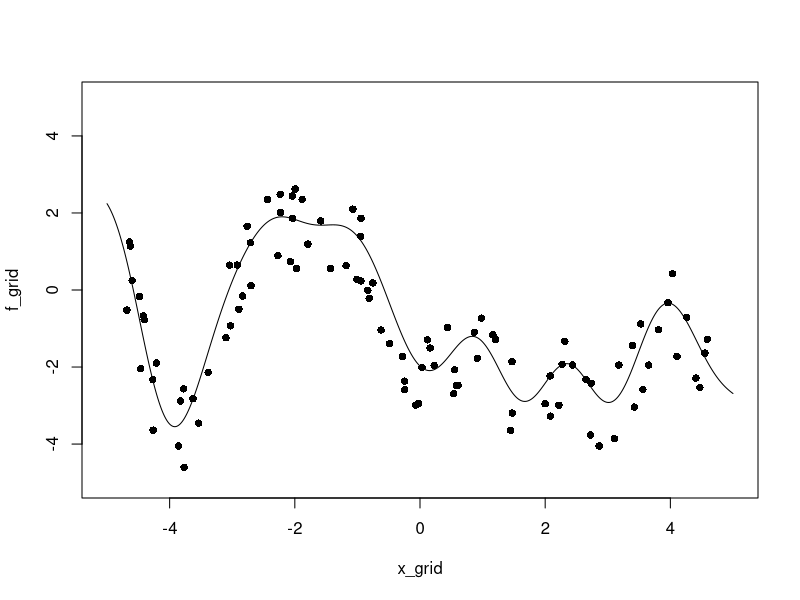

The R source for this figure:
####################################################################
# Generate data using random Fourier features
# Use D = 1000 and just draw from a squared exponential kernel
# omega0, b0 and beta0 are the true data generating parameters
####################################################################

set.seed(129)
D <- 5000
omega0 <- rnorm(n = D, mean = 0, sd = 1.5)
b0 <- 2 * pi * runif(n = D, min = 0, max = 1)
beta0 <- rnorm(n = D, mean = 0, sd = 2*1/sqrt(D))

f0 <- function(x){
  if(length(x) == 1){
    phi <- sqrt(2) * cos(b0 + omega0*x)
    out <- sum(beta0 * phi)
  } else{
    phi_mat <- matrix(nrow = length(x), ncol = D)
    for(d in 1:D){
      phi_mat[,d] <- sqrt(2) * cos(b0[d] + omega0[d] * x)
    }
    out <- phi_mat %*% beta0
  }
  return(out)
}

x_grid <- seq(-5, 5, by = 0.01)
f_grid <- f0(x_grid)

plot(x_grid, f_grid, type = "l", xlim = c(-5,5), ylim = c(-5,5))

set.seed(724)
sigma <- 1
x_all <- runif(100, -4.75, 4.75)
f_all <- f0(x_all)
y_all <- f_all + rnorm(10, mean = 0, sd = sigma)
points(x_all, y_all, pch = 16)
save(D, omega0, b0, beta0, f0, x_grid, f_grid, 
     x_all, f_all, y_all, sigma,
     file = "gp_data.RData")
